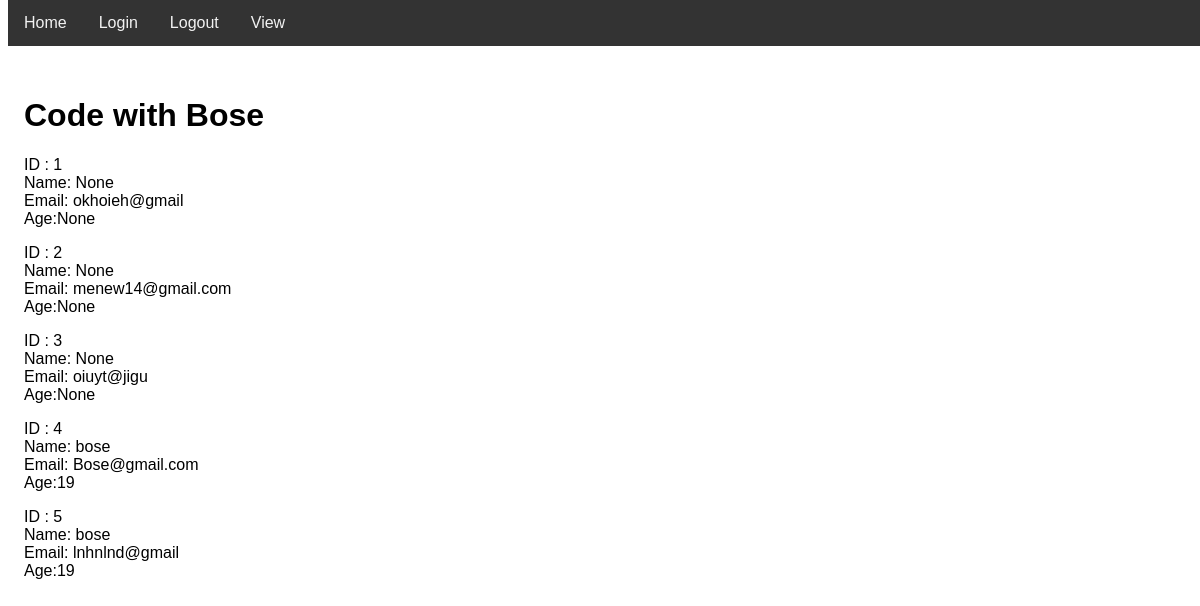
/view, run on the app's committed database.
### app.py (models this page shows, shortened)
class users(db.Model):
    id=db.Column(db.Integer,primary_key=True)
    email = db.Column(db.String(100),unique=True,nullable = False)
    password = db.Column(db.String(100) , nullable=False)
    name=db.Column(db.String(100))
    age=db.Column(db.Integer)

### app.py (the view)
@app.route('/view')
def view():
    return render_template("view.html",values=users.query.all())

### templates/view.html (shortened to what this page needs)
{% extends "base.html" %}
{% block content %}
    {% for items in values %}
       <p>ID : {{items.id}}<br>Name: {{items.name}}<br>Email: {{items.email}}<br>Age:{{items.age}}</p>
    {% endfor %}
{% endblock %}

### templates/base.html (shortened to what this page needs)
<!DOCTYPE html>
<html>
<head>
</head>
<body>
    <div class="navbar">
        <a href="{{ url_for('home') }}">Home</a>
        <a href="{{ url_for('login') }}">Login</a>
        <a href="{{ url_for('logout') }}">Logout</a>
        <a href="{{ url_for('view') }}">View</a>
    </div>
    <div class="content">
        <h1>Code with Bose</h1>
        {% block content %}{% endblock %}
    </div>
</body>
</html>

### templates/base.html (style rules this page uses)
body { font-family: Arial, sans-serif; }
.navbar { overflow: hidden; background-color: #333; position: fixed; top: 0; width: 100%; }
.navbar a { float: left; display: block; color: #f2f2f2; text-align: center; padding: 14px 16px; text-decoration: none; }
.content { margin-top: 60px; padding: 16px; }

### data on the page
users: id "1", name "None", email "okhoieh@gmail", age "None"
users: id "2", name "None", email "menew14@gmail.com", age "None"
users: id "3", name "None", email "oiuyt@jigu", age "None"
users: id "4", name "bose", email "Bose@gmail.com", age "19"
users: id "5", name "bose", email "lnhnlnd@gmail", age "19"
